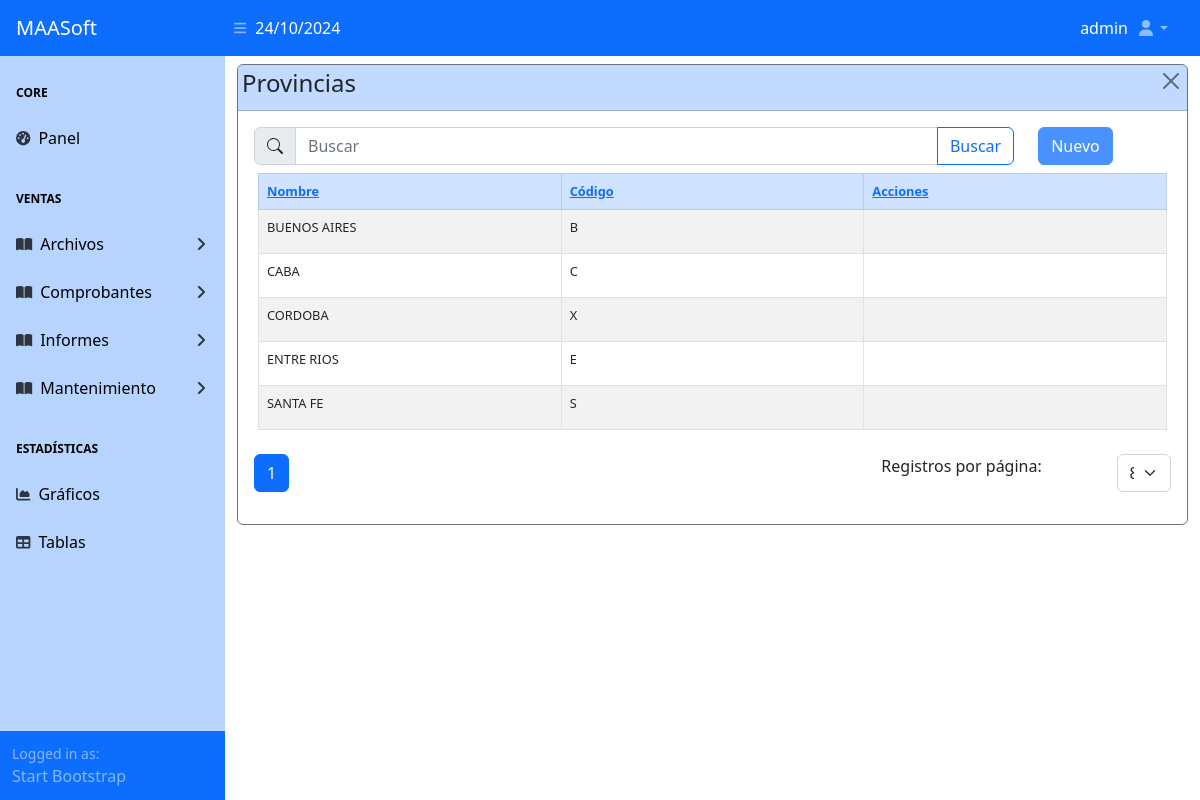
Screenshot of /maestros/provincia/ (signed in) with the database file from the repository.
### apps/usuarios/models.py (models this page shows)
class User(AbstractUser):
  email = models.EmailField("Correo electrónico")
  email_alt = models.EmailField("Correo alternativo", max_length=50,
                               null=True, blank=True)
  telefono = models.CharField("Teléfono", max_length=9,
                             null=True, blank=True)
  iniciales = models.CharField("Iniciales", max_length=3,
                             null=True, blank=True)
  jerarquia = models.CharField("Jerarquía", max_length=1,
                             null=True, blank=True)
  vendedor = models.BooleanField(default=False, null=True, blank=True)

### apps/maestros/models/base_models.py (models this page shows)
class Provincia(ModeloBaseGenerico):
	id_provincia = models.AutoField(primary_key=True)
	estatus_provincia = models.BooleanField("Estatus", db_column="estatus", default=True,
											choices=ESTATUS_GEN)
	codigo_provincia = models.CharField("Código", db_column="codigo", max_length=1)
	nombre_provincia = models.CharField("Nombre", db_column="nombre", max_length=30)
	def __str__(self):
		return self.nombre_provincia
	class Meta:
		db_table = 'provincia'
		verbose_name = ('Provincia')
		verbose_name_plural = ('Provincias')
		ordering = ['nombre_provincia']

### apps/maestros/views/provincia_views.py (the view)
# urls.py: path('provincia/', ProvinciaListView.as_view(), name='provincia_list'),
class ProvinciaListView(MaestroListView):
	model = ConfigViews.model
	template_name = ConfigViews.template_list
	context_object_name = ConfigViews.context_object_name
	search_fields = DataViewList.search_fields
	ordering = DataViewList.ordering
	extra_context = {
		"master_title": ConfigViews.model._meta.verbose_name_plural,
		"home_view_name": ConfigViews.home_view_name,
		"list_view_name": ConfigViews.list_view_name,
		"create_view_name": ConfigViews.create_view_name,
		"update_view_name": ConfigViews.update_view_name,
		"delete_view_name": ConfigViews.delete_view_name,
		"table_headers": DataViewList.table_headers,
		"table_data": DataViewList.table_data,
	}

### apps/maestros/templatetags/custom_tags.py (called while the page is built)
@register.filter(name='get_attribute')
def get_attribute(value, arg):
    try:
        return getattr(value, arg)
    except AttributeError:
        return None

@register.filter
def get_type(value):
    return type(value).__name__

### apps/maestros/views/cruds_views_generics.py (called while the page is built)
	def get_queryset(self):
		queryset = super().get_queryset()
		paginate_by_param = self.request.GET.get('paginate_by')
		if paginate_by_param is not None:
			try:
				paginate_by_value = int(paginate_by_param)
				self.paginate_by = paginate_by_value
			except ValueError:
				pass
		query = self.request.GET.get('busqueda', None)
		cadena_filtro = ""
		for field in self.search_fields:
			expression = f"Q({field}__icontains='{query}')"
			cadena_filtro += expression + " | "
		cadena_filtro = "(" + cadena_filtro[:-3] + ")"
		if query and cadena_filtro:
			queryset = queryset.filter(eval(cadena_filtro))
		queryset = queryset.order_by(*self.ordering)
		return queryset

	def get_context_data(self, **kwargs):
		context = super().get_context_data(**kwargs)
		context["busqueda"] = self.request.GET.get('busqueda', '')
		context['pagination_options'] = self.pagination_options
		context['selected_pagination'] = int(self.paginate_by)
		context['fecha'] = timezone.now()
		return context

	def get(self, request, *args, **kwargs):
		paginate_by_param = self.request.GET.get('paginate_by')
		if paginate_by_param is not None:
			try:
				paginate_by_value = int(paginate_by_param)
				self.paginate_by = paginate_by_value
			except ValueError:
				pass
		self.request.GET = self.request.GET.copy()
		self.request.GET['paginate_by'] = str(self.paginate_by)
		return super().get(request, *args, **kwargs)

	def get_paginate_by(self, queryset):
		return self.paginate_by

### apps/maestros/templates/maestros/maestro_list.html (shortened to what this page needs)
{% extends 'base.html' %}
{% load static %}
{% load custom_tags %}
{% block header %}
	{% include 'top_nav.html' %}
{% endblock header %}
{% block main %}
	{% block sidebar %}
		{% if user.is_authenticated %}
			{% include 'sidebar.html' %}
		{% endif %}
	{% endblock sidebar %}
	{% block maincomponent %}
		{% block principalcomponent %}
		<div id="layoutSidenav_content">
			<main>
				<div class="container-fluid tbl-container">
					<div class="card border-secondary mb-3 mt-2">
						<div class="card-header bg-primary bg-opacity-25 text-dark d-flex
								justify-content-between p-1">
							<h4>{{ master_title }}</h4>
							<button type="button" class="btn-close btn-close-blue"
								aria-label="Close"
								onclick="window.location.href='{% url home_view_name %}'">
							</button>
						</div>
						<div class="card-body">
							<div class="row">
								<div class="col col-10">
									{% include 'buscador.html' %}
								</div>
								<div class="col col-2">
									<a href="{% url create_view_name %}"
											class="btn btn-primary opacity-75">
										Nuevo
									</a>
								</div>
							</div>
							<div class="row tbl-fixed my-2 mx-1">
								<table class="table table-bordered table-striped table-hover">
									<thead class="table-primary">
										{% for key, value in table_headers.items %}
											<th class="col-{{ value.0 }}">
												<a href="{% url list_view_name %}?order_by={{ key }}">
													{{ value.1 }}
												</a>
											</th>
										{% endfor %}
									</thead>
									<tbody>
										{% for objeto in objetos %}
											<tr>
												{% for data_info in table_data %}
													{% with objeto|get_attribute:data_info.field_name as field_value %}
														{% if field_value|get_type == 'bool' %}
															<td>
																{% if field_value %}
																	<i class="fa fa-check text-success"></i>
																{% else %}
																	<i class="fa fa-times text-danger"></i>
																{% endif %}
															</td>
														{% else %}
															{% if data_info.date_format %}
																<td>{{ objeto|get_attribute:data_info.field_name|default:"" |date:data_info.date_format }}</td>
															{% else %}
																<td>{{ objeto|get_attribute:data_info.field_name|default:"" }}</td>
															{% endif %}
														{% endif %}
													{% endwith %}
												{% endfor %}
												<td>
												</td>
											</tr>
										{% endfor %}
									</tbody>
								</table>
							</div>
							{% block paginador %}
								{% include 'paginador.html' %}
							{% endblock paginador %}
						</div>
					</div>
				</div>
			</main>
		</div>
		{% endblock principalcomponent %}
	{% endblock maincomponent %}
{% endblock main %}

### templates/top_nav.html (shortened to what this page needs)
<nav class="sb-topnav navbar navbar-expand navbar-dark bg-primary">
	<a class="navbar-brand ps-3" href="{% url 'home' %}">MAASoft</a>
	<button class="btn btn-link btn-sm order-1 order-lg-0 me-4 me-lg-0" id="sidebarToggle" href="#!"><i class="fas fa-bars"></i></button>
	<div class="col-auto align-self-center text-white flex-fill">
		{{ fecha.date|date:"d/m/Y" }}
	</div>
	<div class="col-auto align-self-center text-white">
		{% if user.is_authenticated %}
			{% if user.first_name%}
				{{user.first_name}} {{user.last_name}}
			{% else %}
				{{ user }}
			{% endif %}
		{% endif %}
	</div>
	<ul class="navbar-nav ms-auto ms-md-0 me-3 me-lg-4">
		<li class="nav-item dropdown">
			<a class="nav-link dropdown-toggle" id="navbarDropdown" href="#" role="button" data-bs-toggle="dropdown" aria-expanded="false"><i class="fas fa-user fa-fw"></i></a>
		</li>
	</ul>
</nav>

### rows the page displays
User: username "admin"
Provincia: table_data "BUENOS AIRES" "B"
Provincia: table_data "CABA" "C"
Provincia: table_data "CORDOBA" "X"
Provincia: table_data "ENTRE RIOS" "E"
Provincia: table_data "SANTA FE" "S"

### other values shown
{{ fecha.date|date:"d/m/Y" }} "24/10/2024"
{{ master_title }} "Provincias"
{{ value.1 }} "Nombre" "Código" "Acciones"
{{ i }} "1"
form field paginate_by "8"
